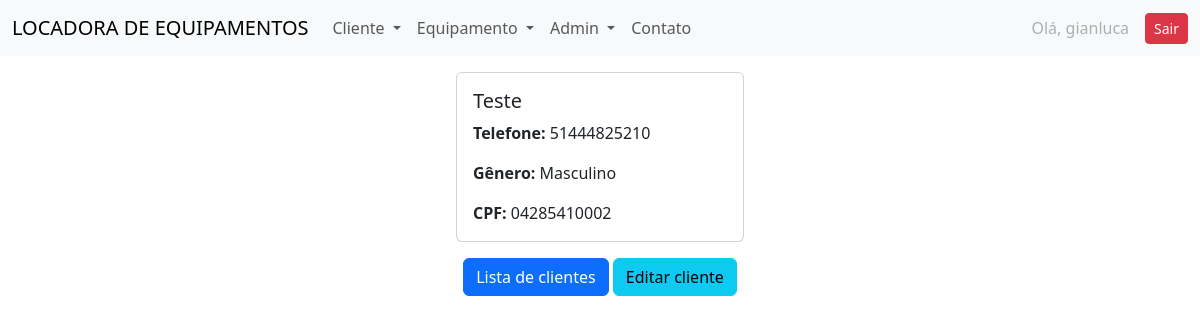
/locadora/usuario/1/ (signed in), run on the app's committed database.
### locadora/models.py (models this page shows, shortened)
class Usuario(models.Model):
    nome = models.CharField(max_length=100)
    data_nascimento = models.DateField()
    cpf = models.CharField(max_length=14, unique=True)
    genero = models.CharField(max_length=2, choices=GENERO_CHOICES)
    estado_civil = models.CharField(max_length=30, choices=ESTADO_CIVIL_CHOICES)
    escolaridade = models.CharField(max_length=50, choices=ESCOLARIDADE_CHOICES)
    equipamento = models.ForeignKey(Equipamento, on_delete=models.SET_NULL, null=True, blank=True)
    ativo = models.BooleanField(default=True)
    telefone = models.CharField(max_length=15, blank=True, null=True)
    cidade = models.CharField(max_length=100, blank=True, null=True)
    bairro = models.CharField(max_length=100, blank=True, null=True)
    rua = models.CharField(max_length=100, blank=True, null=True)
    numero = models.CharField(max_length=10, blank=True, null=True)
    complemento = models.CharField(max_length=100, blank=True, null=True)

### locadora/views.py (the view)
# urls.py: path('usuario/<int:usuario_id>/', views.detalhes_cliente, name='detalhes_cliente'),
@login_required
def detalhes_cliente(request, usuario_id):
    try:
        usuario = Usuario.objects.get(id=usuario_id)
    except Usuario.DoesNotExist:
        messages.error(request, "Usuario não encontrado.")
        return redirect('usuarios')
    dados = {
        'usuario': usuario,
    }
    return render(request, 'locadora/detalhes_cliente.html', dados)

### locadora/templates/locadora/detalhes_cliente.html
{% extends 'locadora/base.html' %}
{% block content %}
<div class="container my-3">
    <div class="card mx-auto" style="width: 18rem;">
        <div class="card-body">
            <h5 class="card-title">{{ usuario.nome }}</h5>
            <p class="card-text"><strong>Telefone:</strong> {{ usuario.telefone }}</p>
            <p class="card-text"><strong>Gênero:</strong> {{ usuario.get_genero_display }}</p>
            <p class="card-text"><strong>CPF:</strong> {{ usuario.cpf }}</p>
        </div>
    </div>
</div>
<div class="container my-3">
    <div class="row">
        <div class="col text-center">
            <a href="{% url 'usuarios' %}" class="btn btn-primary"> Lista de clientes</a>
            <a href="{% url 'editar_cliente' usuario.id %}" class="btn btn-info">Editar cliente</a>
        </div>
    </div>
</div>
{% endblock %}

### locadora/templates/locadora/partials/_menu.html (shortened to what this page needs)
<nav class="navbar navbar-expand-lg bg-body-tertiary">
  <div class="container-fluid">
    <a class="navbar-brand" href="#">LOCADORA DE EQUIPAMENTOS</a>
    <div class="collapse navbar-collapse" id="navbarNavDropdown">
      <ul class="navbar-nav">
        <li class="nav-item dropdown">
          <a class="nav-link dropdown-toggle" href="#" role="button" data-bs-toggle="dropdown" aria-expanded="false">
            Cliente
          </a>
        </li>
        <li class="nav-item dropdown">
          <a class="nav-link dropdown-toggle" href="#" role="button" data-bs-toggle="dropdown" aria-expanded="false">
            Equipamento
          </a>
        </li>
        <li class="nav-item dropdown">
          <a class="nav-link dropdown-toggle" href="#" role="button" data-bs-toggle="dropdown" aria-expanded="false">
            Admin
          </a>
        </li>
        <li class="nav-item">
          <a class="nav-link" href="{% url 'contato' %}">Contato</a>
        </li>
      </ul>
      {% if user.is_authenticated %}
      <ul class="navbar-nav ms-auto">
        <li class="nav-item">
          <div class="d-flex align-items-center gap-2">
            <span class="nav-link disabled mb-0">Olá, {{ user.username }}</span>
            <a class="btn btn-danger btn-sm" href="{% url 'logout' %}">Sair</a>
          </div>
        </li>
      </ul>
      {% endif %}
    </div>
  </div>
</nav>

### data on the page
Usuario: nome "Teste", telefone "51444825210", genero "Masculino", cpf "04285410002"

### other printed values
{{ user.username }} "gianluca"
